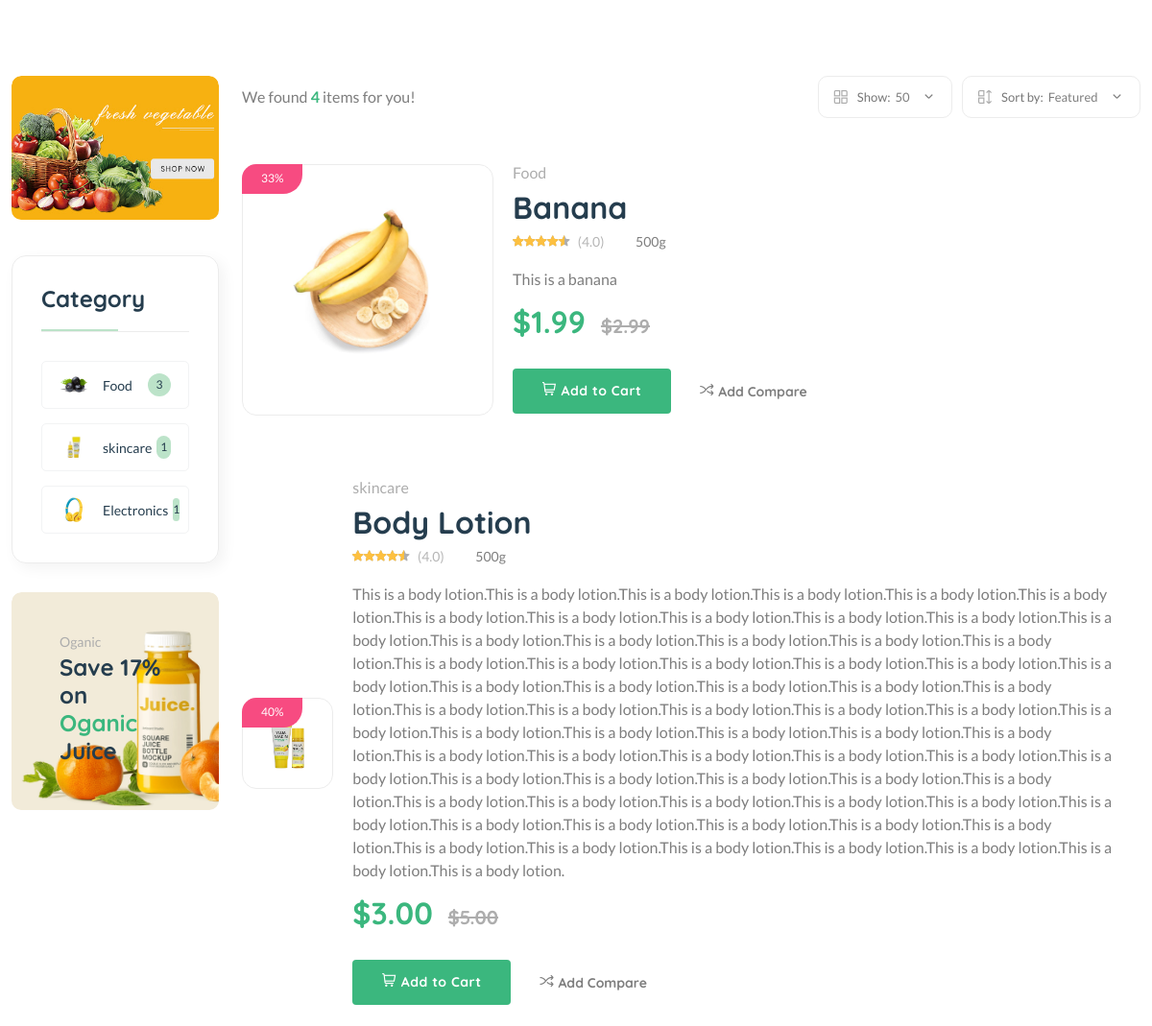
Page /vendors/veng80f5986b1 (middle part) on the earlier database version.
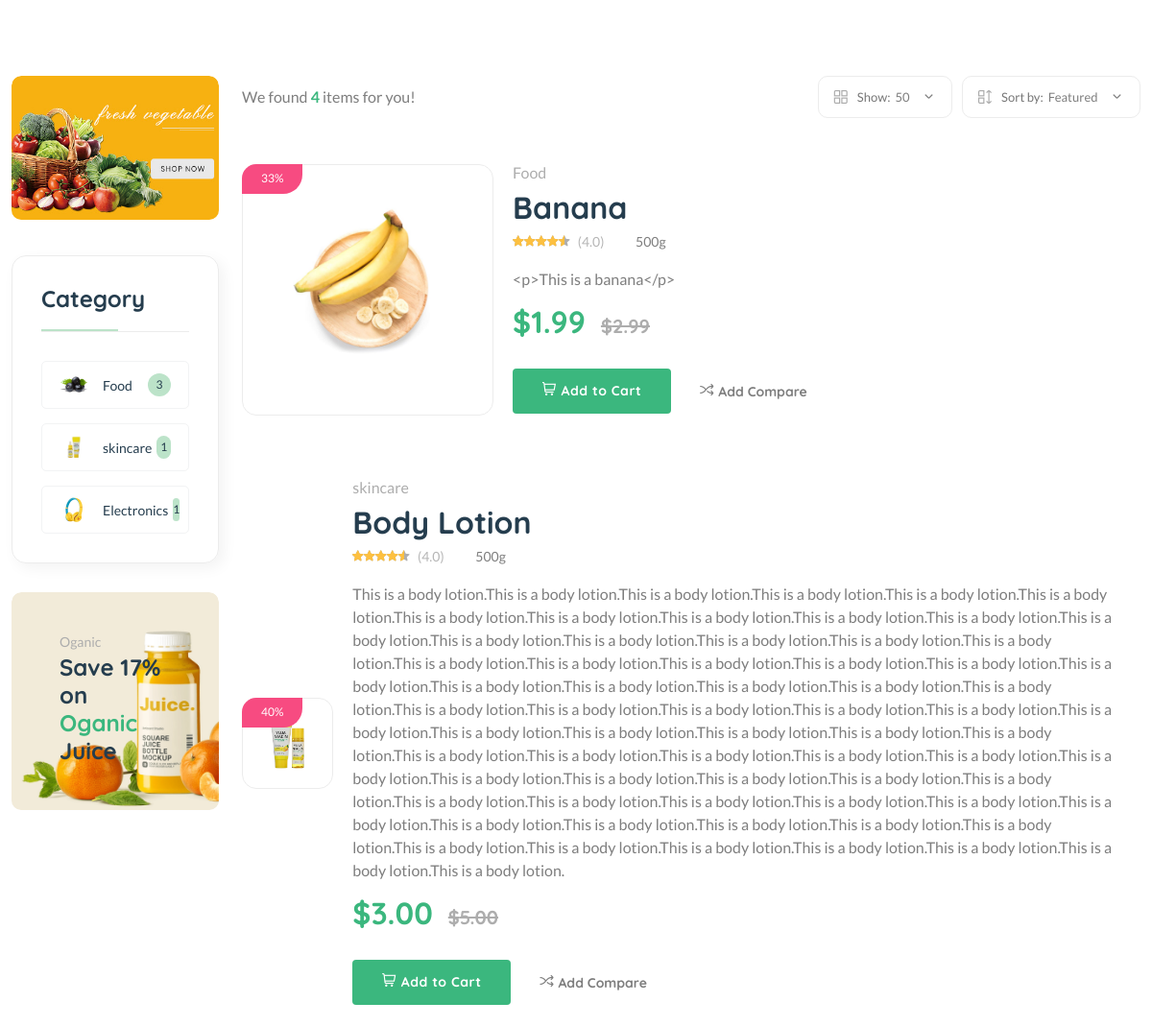
Same page on the later database version.
### core/models.py (models this page shows, shortened)
class Product(models.Model):
    pid = ShortUUIDField(max_length=20, length=10,unique=True,alphabet='abcdefghij1234567890')
    title = models.CharField(max_length=100,default='this is the prod title')
    vendor = models.ForeignKey(Vendor, on_delete=models.SET_NULL,null=True,related_name='products')
    image = models.ImageField(upload_to=user_directory_path,default='product.jpg')
    description = RichTextUploadingField(default='This is the product',null=True,blank=True)
    user = models.ForeignKey(User, on_delete=models.SET_NULL, null=True)
    category = models.ForeignKey(Category, on_delete=models.SET_NULL, null=True, related_name='products')
    price = models.DecimalField(max_digits=999999,decimal_places=2,default='1.99')
    old_price = models.DecimalField(max_digits=999999,decimal_places=2,default='1.99')
    specifications = RichTextUploadingField(null=True,blank=True)
    type= models.CharField(max_length=100,default='Organic',null=True,blank=True)
    mfd=models.DateTimeField(auto_now_add=False,null=True,blank=True)
    stock_count = models.CharField(max_length=100,default='10',null=True,blank=True)
    life=models.CharField(max_length=100,default='100 days',null=True,blank=True)
    tags = TaggableManager(blank=True)
    product_status= models.CharField(choices=STATUS,max_length=10,default="in_review")
    status = models.BooleanField(default=True)
    in_stock = models.BooleanField(default=True)
    featured = models.BooleanField(default=False)
    digital = models.BooleanField(default=False)
    sku = ShortUUIDField(max_length=10,length=4,unique=True,prefix='sku',alphabet='1234567890')
    date = models.DateTimeField(auto_now_add=True)
    updated = models.DateTimeField(null=True,blank=True)
    class Meta:
        verbose_name_plural = 'Products'
    def get_percentage(self):
        new_price = ((self.old_price - self.price)/(self.old_price))*100
        return new_price

class Category(models.Model):
    cid = ShortUUIDField(length=10, max_length=20, unique=True, alphabet = 'abcdefghij1234560789',prefix='cat')
    title = models.CharField(max_length=100,default='product')
    image = models.ImageField(upload_to='category',default='categor.jpg')
    class Meta:
        verbose_name_plural = "Categories"

### core/views.py (the view)
# urls.py: path('vendors/<vid>', views.vendor_details_view,name='vendor-details-page'),
def vendor_details_view(request,vid):
    vendor = Vendor.objects.get(vid=vid)
    products = Product.objects.filter(product_status='published',vendor=vendor)
    context={
        'products':products,
        'vendor':vendor
    }
    return render(request,'core/vendor-details-view.html',context)

### core/context_processor.py (called while the page is built)
def default(request):
    categories = Category.objects.all()
    products = Product.objects.all()
    vendors = Vendor.objects.all()
    min_max_price = Product.objects.aggregate(min_price=Min('price'),max_price=Max('price'))
    try:
          address = Address.objects.get(user=request.user)
    except:
         address=None
    try:
         wishlist = Wishlist.objects.filter(user=request.user)
    except:
          wishlist=None
          messages.warning(request,'You need to login before adding products to wishlist')
    return {
         'categories':categories,
         'address':address,
         'vendors':vendors,
         'min_max_price':min_max_price,
         'wishlist':wishlist
    }

### templates/core/vendor-details-view.html (shortened to what the changed rows need)
{% extends 'partials/base.html'%}
{% load static %}
{% block content%}
    <main class="main">
        <div class="container mb-30">
            <div class="row flex-row-reverse">
                <div class="col-lg-4-5">
                    <div class="product-list mb-50">
                        {% for p in products%}
                        <div class="product-cart-wrap">
                            <div class="product-img-action-wrap">
                                <div class="product-img product-img-zoom">
                                    <div class="product-img-inner">
                                        <a href="shop-product-right.html">
                                            <img class="default-img" src="{{p.image.url}}" alt="" />
                                        </a>
                                    </div>
                                </div>
                                <div class="product-badges product-badges-position product-badges-mrg">
                                    <span class="hot">{{p.get_percentage|floatformat:0}}%</span>
                                </div>
                            </div>
                            <div class="product-content-wrap">
                                <div class="product-category">
                                    <a href="shop-grid-right.html">{{p.category.title}}</a>
                                </div>
                                <h2><a href="shop-product-right.html">{{p.title}}</a></h2>
                                <div class="product-rate-cover">
                                    <div class="product-rate d-inline-block">
                                        <div class="product-rating" style="width: 90%"></div>
                                    </div>
                                    <span class="font-small ml-5 text-muted"> (4.0)</span>
                                    <span class="ml-30">500g</span>
                                </div>
                                <p class="mt-15 mb-15">{{p.description}}</p>
                                <div class="product-price">
                                    <span>${{p.price}} </span>
                                    <span class="old-price">${{p.old_price}}</span>
                                </div>
                                <div class="mt-30 d-flex align-items-center">
                                    <a aria-label="Buy now" class="btn" href="shop-cart.html"><i class="fi-rs-shopping-cart mr-5"></i>Add to Cart</a>
                                    <a href="#" class="add-wishlish ml-30 text-body font-sm font-heading font-weight-bold"><i class="fi-rs-shuffle mr-5"></i>Add Compare</a>
                                </div>
                            </div>
                        </div>
                        {%endfor%}
                    </div>
                </div>
            </div>
        </div>
    </main>
{% endblock content %}

Differences in the rows shown:
changed Product "Banana": description "This is a banana" → "<p>This is a banana</p>"
